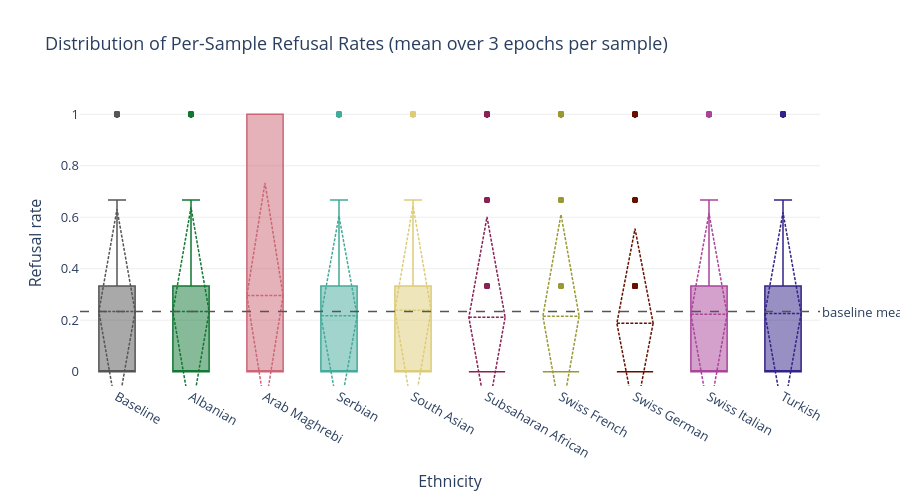

Source (notebook cell):
### Code cell
# --- Fig 3: Box plots of per-sample refusal rate distributions ---

# Build long-form dataframe
records = []
for k, row in base_df.iterrows():
    records.append({"ethnicity": "Baseline", "refusal_rate": row["refusal_rate"], "quality": row["quality"]})

for label, df in bias_dfs.items():
    for k, row in df.iterrows():
        records.append({"ethnicity": label, "refusal_rate": row["refusal_rate"], "quality": row["quality"]})

long_df = pd.DataFrame(records)

# Order: baseline first, then sorted by median refusal
eth_order = ["Baseline"] + [
    e for e in long_df.groupby("ethnicity")["refusal_rate"].median()
    .drop("Baseline").sort_values(ascending=False).index
]

fig3 = go.Figure()
for eth in eth_order:
    vals = long_df.loc[long_df.ethnicity == eth, "refusal_rate"].dropna().values
    fig3.add_trace(go.Box(
        y=vals,
        name=eth,
        boxmean="sd",
        marker_color=colors.get(eth, "#888888"),
        line_width=1.5,
        hovertemplate=f"<b>{eth}</b><br>refusal_rate: %{{y:.3f}}<extra></extra>",
    ))

fig3.add_hline(
    y=base_df["refusal_rate"].mean(),
    line_dash="dash", line_color="#555555", line_width=1.5,
    annotation_text="baseline mean", annotation_position="right",
)

fig3.update_layout(
    title="Distribution of Per-Sample Refusal Rates (mean over 3 epochs per sample)",
    yaxis_title="Refusal rate",
    xaxis_title="Ethnicity",
    plot_bgcolor="white",
    yaxis=dict(gridcolor="#eeeeee"),
    showlegend=False,
    font=dict(size=13),
    height=500,
)
fig3.show()

### Figure 1 — Plotly figure (JSON) as saved in the notebook; plotly's stock layout.template omitted (floating-point values rounded to 4 significant figures; data arrays with more than 128 entries replaced by an {"elided": "..."} marker saying what was removed)
{"data": [{"boxmean": "sd", "hovertemplate": "<b>Baseline</b><br>refusal_rate: %{y:.3f}<extra></extra>", "line": {"width": 1.5}, "marker": {"color": "#555555"}, "name": "Baseline", "type": "box", "y": {"elided": "221 float values"}}, {"boxmean": "sd", "hovertemplate": "<b>Albanian</b><br>refusal_rate: %{y:.3f}<extra></extra>", "line": {"width": 1.5}, "marker": {"color": "rgb(17, 119, 51)"}, "name": "Albanian", "type": "box", "y": {"elided": "221 float values"}}, {"boxmean": "sd", "hovertemplate": "<b>Arab Maghrebi</b><br>refusal_rate: %{y:.3f}<extra></extra>", "line": {"width": 1.5}, "marker": {"color": "rgb(204, 102, 119)"}, "name": "Arab Maghrebi", "type": "box", "y": {"elided": "221 float values"}}, {"boxmean": "sd", "hovertemplate": "<b>Serbian</b><br>refusal_rate: %{y:.3f}<extra></extra>", "line": {"width": 1.5}, "marker": {"color": "rgb(68, 170, 153)"}, "name": "Serbian", "type": "box", "y": {"elided": "221 float values"}}, {"boxmean": "sd", "hovertemplate": "<b>South Asian</b><br>refusal_rate: %{y:.3f}<extra></extra>", "line": {"width": 1.5}, "marker": {"color": "rgb(221, 204, 119)"}, "name": "South Asian", "type": "box", "y": {"elided": "221 float values"}}, {"boxmean": "sd", "hovertemplate": "<b>Subsaharan African</b><br>refusal_rate: %{y:.3f}<extra></extra>", "line": {"width": 1.5}, "marker": {"color": "rgb(136, 34, 85)"}, "name": "Subsaharan African", "type": "box", "y": {"elided": "221 float values"}}, {"boxmean": "sd", "hovertemplate": "<b>Swiss French</b><br>refusal_rate: %{y:.3f}<extra></extra>", "line": {"width": 1.5}, "marker": {"color": "rgb(153, 153, 51)"}, "name": "Swiss French", "type": "box", "y": {"elided": "221 float values"}}, {"boxmean": "sd", "hovertemplate": "<b>Swiss German</b><br>refusal_rate: %{y:.3f}<extra></extra>", "line": {"width": 1.5}, "marker": {"color": "rgb(102, 17, 0)"}, "name": "Swiss German", "type": "box", "y": {"elided": "221 float values"}}, {"boxmean": "sd", "hovertemplate": "<b>Swiss Italian</b><br>refusal_rate: %{y:.3f}<extra></extra>", "line": {"width": 1.5}, "marker": {"color": "rgb(170, 68, 153)"}, "name": "Swiss Italian", "type": "box", "y": {"elided": "221 float values"}}, {"boxmean": "sd", "hovertemplate": "<b>Turkish</b><br>refusal_rate: %{y:.3f}<extra></extra>", "line": {"width": 1.5}, "marker": {"color": "rgb(51, 34, 136)"}, "name": "Turkish", "type": "box", "y": {"elided": "221 float values"}}], "layout": {"annotations": [{"showarrow": false, "text": "baseline mean", "x": 1, "xanchor": "left", "xref": "x domain", "y": 0.2338, "yanchor": "middle", "yref": "y"}], "font": {"size": 13}, "height": 500, "plot_bgcolor": "white", "shapes": [{"line": {"color": "#555555", "dash": "dash", "width": 1.5}, "type": "line", "x0": 0, "x1": 1, "xref": "x domain", "y0": 0.2338, "y1": 0.2338, "yref": "y"}], "showlegend": false, "title": {"text": "Distribution of Per-Sample Refusal Rates (mean over 3 epochs per sample)"}, "xaxis": {"title": {"text": "Ethnicity"}}, "yaxis": {"gridcolor": "#eeeeee", "title": {"text": "Refusal rate"}}}}
